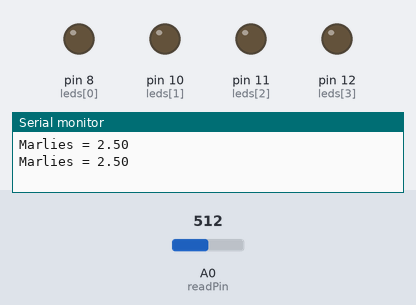
Bench run of a sketch on a simulated Arduino Uno, built with avr-gcc and run on an emulated ATmega328P. Shown: output pins drawn as LEDs (lit = HIGH), the last lines printed to the serial monitor. The inputs (shaded band) are chosen by the test bench; at power-on: A0 (readPin) = 512. Pins used as bus, display or sensor lines are not drawn.

Above: at 0.7 s.
At 3.0 s:
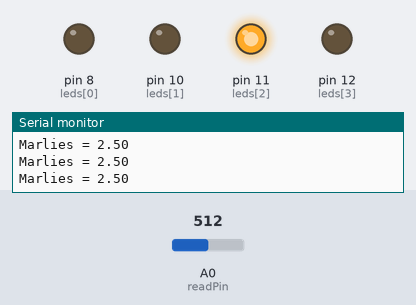
At 5.0 s:
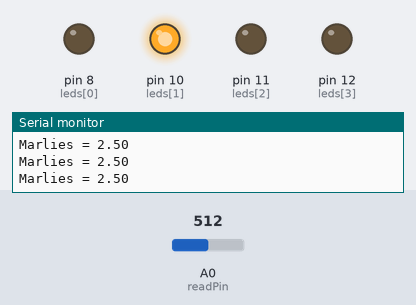
At 10.0 s:
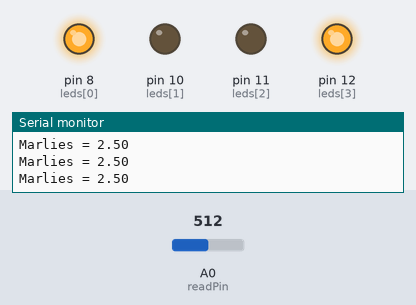
At 15.0 s:
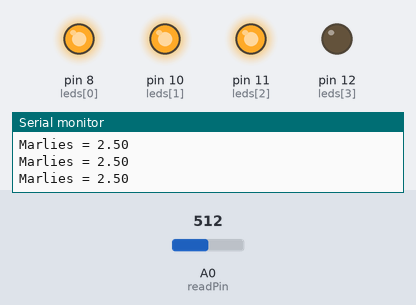
At 20.0 s:
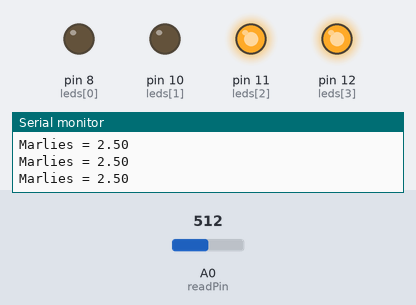
Timing chart, 0 to 20.8 s (numbered marks = the images above):
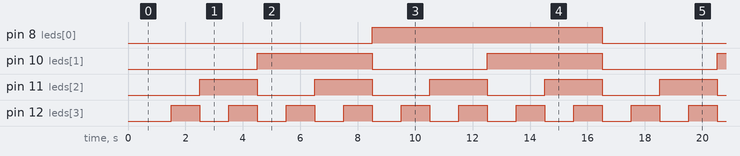

The sketch:

sketch_dynamic_binary_LEDs.ino
```cpp
int leds[5] = {8,10,11,12};
int readVal;
float volt;
int readPin = A0;

/* If you have your array in scope you can use sizeof to determine its size in bytes and use the division to calculate the number of elements:
int counter; */
int lengthLeds = sizeof(leds) / sizeof(leds[0]);
int counter;


void setup() {
  for (counter = 0; counter < lengthLeds; counter++){
    pinMode(leds[counter], OUTPUT);
    pinMode(readPin, INPUT);
    Serial.begin(9600);
    };

}

void loop() {
  // put your main code here, to run repeatedly:
  int binary[lengthLeds] = {};
  int num;
  int poss = 1; // possibilities = Möglichkeiten

  for (counter = 0; counter < lengthLeds; counter++){
      poss = poss * 2;
    };

  for (num = 0; num < poss; num++){
    readVal = analogRead(readPin);
    volt = (5. / 1023.) * readVal;
    Serial.print("Marlies = ");
    Serial.print(volt);
    Serial.print("\n");
    delay(500);
    int solution = num;
    int backwards = lengthLeds - 1;

    for (counter = lengthLeds - 1; counter > -1; counter--){
          int remainder;
          remainder = solution % 2;
          binary[counter] = remainder;
          solution = solution / 2;
          };

    for (counter = 0; counter < lengthLeds ; counter++){
      int led = leds[counter];
      if (binary[counter]) {
        digitalWrite(led, HIGH);
        } else {
          digitalWrite(led, LOW);
          }
      };

    };

}
```

Measured:
- by itself, pin 8 (leds[0]): alternates HIGH for 8.0 s and LOW for 8.0 s
- by itself, pin 10 (leds[1]): alternates HIGH for 4.0 s and LOW for 4.0 s
- by itself, pin 11 (leds[2]): alternates HIGH for 2.0 s and LOW for 2.0 s
- by itself, pin 12 (leds[3]): alternates HIGH for 1.0 s and LOW for 1.0 s
